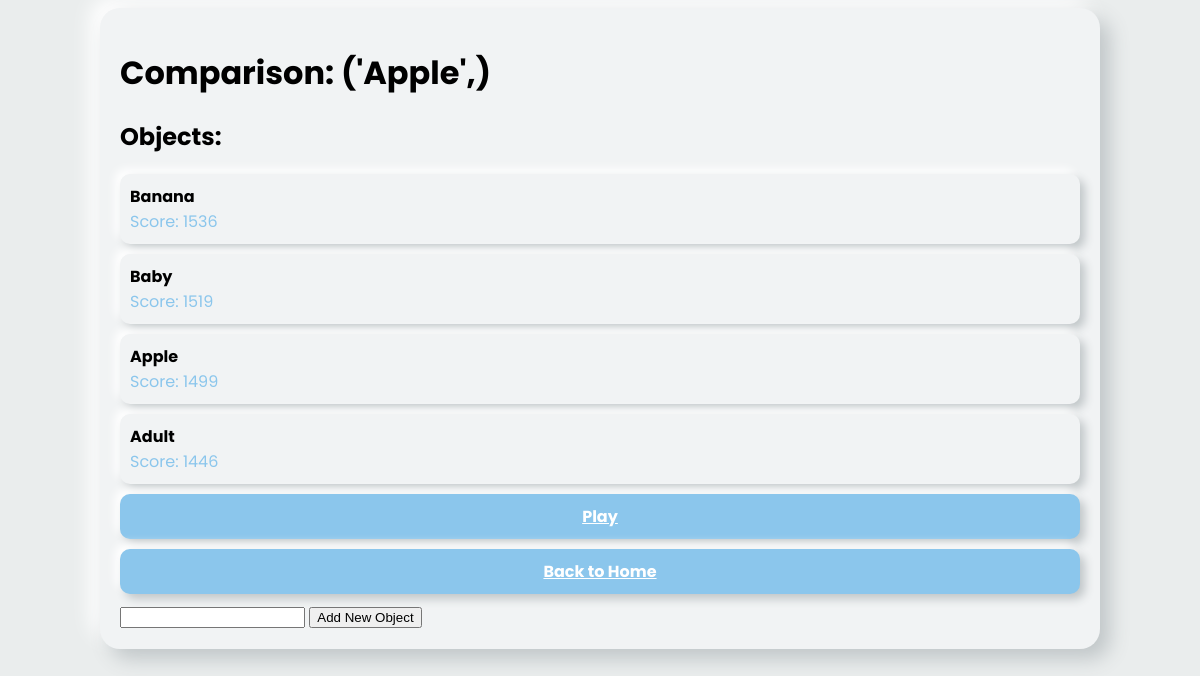
/1, run on an earlier commit of the app's database.
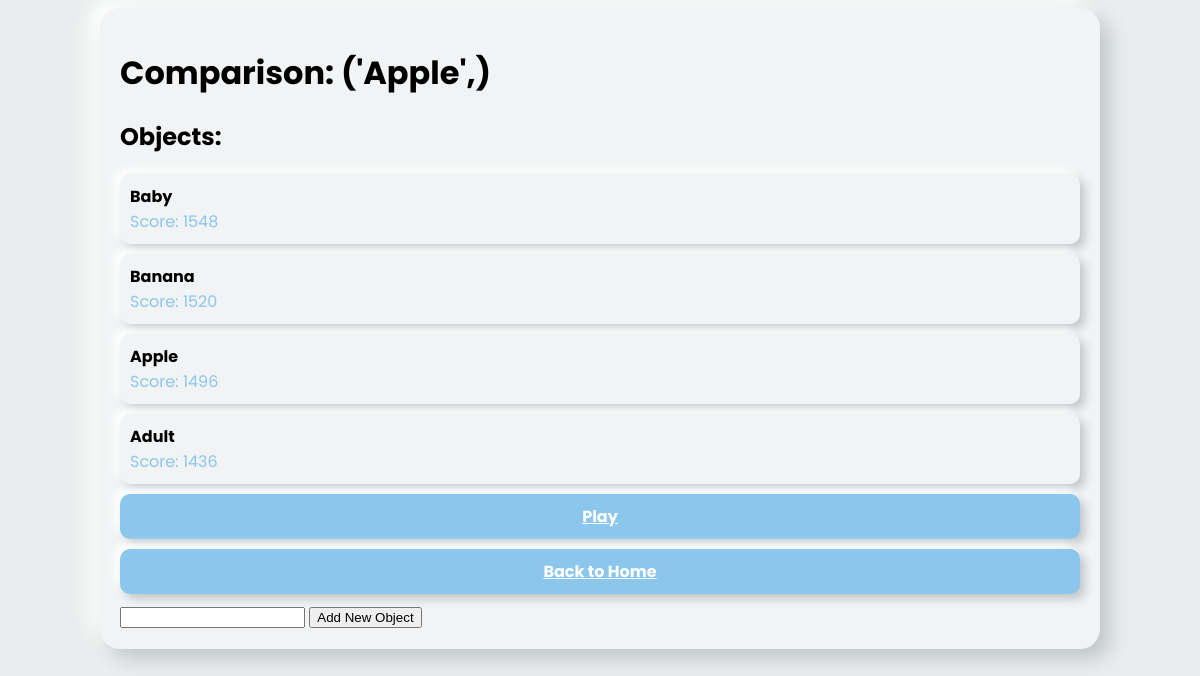
And on a later commit of the database.
### tables this page shows
CREATE TABLE Objects (
    id INTEGER PRIMARY KEY,
    title TEXT,
    score INTEGER,
    comparison_id INTEGER,
    FOREIGN KEY(comparison_id) REFERENCES Comparisons(id)
);

### app.py (the view)
@app.route("/<int:comparison_id>", methods=['GET'])
def comparison_route(comparison_id):
    objects = json.loads(show_objects())
    objects = [obj for obj in objects if obj[3] == comparison_id]
    objects.sort(key=lambda x: x[2], reverse=True)
    return render_template('comparison.html', comparison_id=comparison_id, title=get_object_title(comparison_id), objects=objects)

### bridge.py (called while the page is built)
def get_connection():
    connection = sqlite3.connect(database_file_path)
    return connection

def show_objects():
    connection = get_connection()
    cursor = connection.cursor()
    cursor.execute("SELECT * FROM Objects")
    objects = cursor.fetchall()
    connection.close()
    return json.dumps(objects)

def get_object_title(object_id):
    connection = get_connection()
    cursor = connection.cursor()
    cursor.execute("SELECT title FROM Objects WHERE id = ?", (object_id,))
    result = cursor.fetchall()
    connection.close()
    if result is None:
        return None
    return result[0]

### templates/comparison.html (shortened to what this page needs)
<!DOCTYPE html>
<html>
<head>
    <link rel="stylesheet" href="{{ url_for('static', filename='css/style.css') }}">
</head>
<body>
    <div class="container">
        <h1>Comparison: {{ title }}</h1>
        <h2>Objects:</h2>
        {% for object in objects %}
            <div class="object">
                <p class="object-title">{{ object[1] }}</p>
                <p class="object-score">Score: {{ object[2] }}</p>
            </div>
        {% endfor %}
        <a href="{{ url_for('compare_route', comparison_id=comparison_id) }}" class="button">Play</a>
        <a href="/" class="button">Back to Home</a>
        <form action="{{ url_for('new_object_route', comparison_id=comparison_id) }}" method="post">
            <input type="text" name="object_title" required>
            <input type="submit" value="Add New Object">
        </form>
    </div>
</body>
</html>

### static/css/style.css (style rules this page uses)
body { font-family: 'Poppins', sans-serif; background-color: #EAEDED; }
.container { background-color: #F1F3F4; border-radius: 20px; box-shadow: 10px 10px 20px #C0C6C8, -10px -10px 20px #FFFFFF; padding: 20px; max-width: 960px; margin: auto; }
.button { background-color: #8BC6EC; color: #FFFFFF; padding: 10px 20px; border: none; border-radius: 10px; font-weight: bold; box-shadow: 5px 5px 10px #C0C6C8, -5px -5px 10px #FFFFFF; display: block; margin: 10px auto; text-align: center; }
.object { background-color: #F1F3F4; border-radius: 10px; padding: 10px; margin-bottom: 10px; box-shadow: 5px 5px 10px #C0C6C8, -5px -5px 10px #FFFFFF; }
.object-title { margin: 0; font-weight: bold; }
.object-score { margin: 0; color: #8BC6EC; }

What changed in the data, as far as the page shows it:
changed Objects "Baby": score "1519" → "1548"; moves up the list
changed Objects "Banana": score "1536" → "1520"
changed Objects "Apple": score "1499" → "1496"
changed Objects "Adult": score "1446" → "1436"
